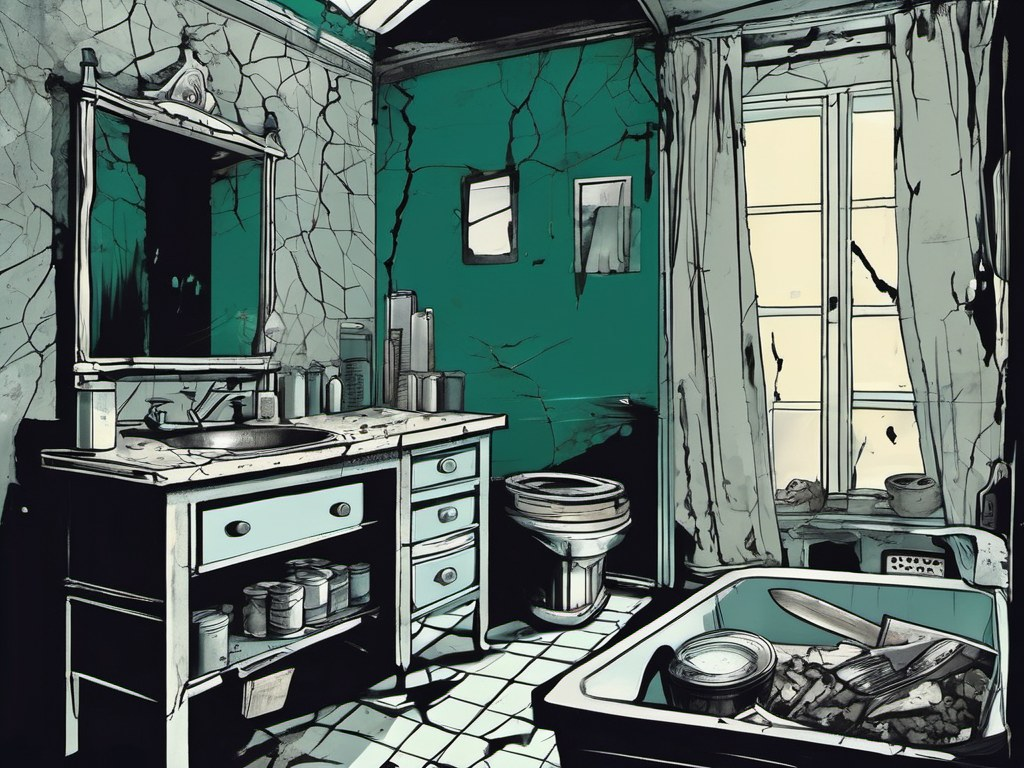
#> input picture assets/images/appartement.jpg, 1024 x 768 px; its folder holds 3 pictures in this run
$ python qa_images.py
#> lines starting #> are read from the running program, lines starting #| are printed output that depends on the picture
#!/usr/bin/env python3
"""
Contrôle qualité des illustrations : luminance, contraste, dominante rouge.

Usage : python tools/qa_images.py [--max-red 0.22] [--min-lum 25] [--max-lum 175]
Le script liste les images à régénérer (clés à passer ensuite à
tools/generate_images.py --force <cle>).
"""

from __future__ import annotations

import argparse
import sys
from pathlib import Path

from PIL import Image, ImageStat

ROOT = Path(__file__).resolve().parent.parent
IMAGES = ROOT / "assets" / "images"


def analyse(path: Path) -> dict:
    im = Image.open(path).convert("RGB")
#> im is the input picture: PIL image 1024x768 RGB; mean R, G, B 96.7, 112.3, 106.5
    small = im.resize((192, 144))
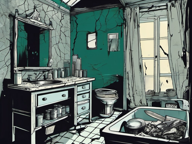
#> small: PIL image 192x144 RGB; mean R, G, B 96.7, 112.3, 106.5
    raw = small.tobytes()
    n = len(raw) // 3
#> n = 27648

    stat = ImageStat.Stat(im)
    lum = sum(stat.mean) / 3
#> lum = 105.2
    contrast = sum(stat.stddev) / 3
#> contrast = 75.74

    red = teal = 0
    for i in range(0, len(raw), 3):
        r, g, b = raw[i], raw[i + 1], raw[i + 2]
        if r > 110 and r > g + 40 and r > b + 40:
            red += 1
        elif g > 60 and b > 60 and g > r + 30 and b > r + 15:
            teal += 1
#> this loop made 27648 passes
#> (i, r, g, b) on passes 2 to 13: (3, 132, 152, 144), (6, 137, 157, 148), (9, 125, 145, 137), (12, 117, 135, 129), (15, 116, 133, 129), (18, 114, 130, 127), (21, 103, 118, 115), (24, 119, 134, 131), (27, 125, 140, 134), (30, 121, 134, 127), (33, 134, 146, 138), (36, 156, 169, 162)
#> (r, g, b) on passes 1, 246, 247, 248, 249, 250: (123, 142, 136), (53, 90, 83), (31, 94, 82), (25, 118, 103), (25, 129, 106), (26, 129, 104)
#> after the loop, red = 0; teal = 3933

    return {"size": im.size, "lum": lum, "contrast": contrast,
            "red": red / n, "teal": teal / n}


def main() -> None:
    ap = argparse.ArgumentParser()
    ap.add_argument("--max-red", type=float, default=0.22)
    ap.add_argument("--min-lum", type=float, default=25.0)
    ap.add_argument("--max-lum", type=float, default=175.0)
    ap.add_argument("--min-contrast", type=float, default=18.0)
    args = ap.parse_args()

    bad: list[str] = []
    print(f"{'image':22s} {'lum':>6s} {'contr':>6s} {'rouge':>6s} {'teal':>6s}  verdict")

    for path in sorted(IMAGES.glob("*.jpg")):
        if path.stem.startswith("probe_"):
            continue
        a = analyse(path)
#> a = {'size': (1024, 768), 'lum': 105.2, 'contrast': 75.74, 'red': 0, 'teal': 0.142}
        reasons = []
        if a["red"] > args.max_red:
            reasons.append("trop rouge")
        if a["lum"] < args.min_lum:
            reasons.append("trop sombre")
        if a["lum"] > args.max_lum:
            reasons.append("trop clair")
        if a["contrast"] < args.min_contrast:
            reasons.append("plat")

        verdict = ", ".join(reasons) or "ok"
        if reasons:
            bad.append(path.stem)
        print(f"{path.stem:22s} {a['lum']:6.1f} {a['contrast']:6.1f} "
              f"{a['red']*100:5.1f}% {a['teal']*100:5.1f}%  {verdict}")
#| appartement             105.2   75.7   0.0%  14.2%  ok
#> pass 2 of the loop in main, `for path in sorted(IMAGES.glob("*.jpg")):`:
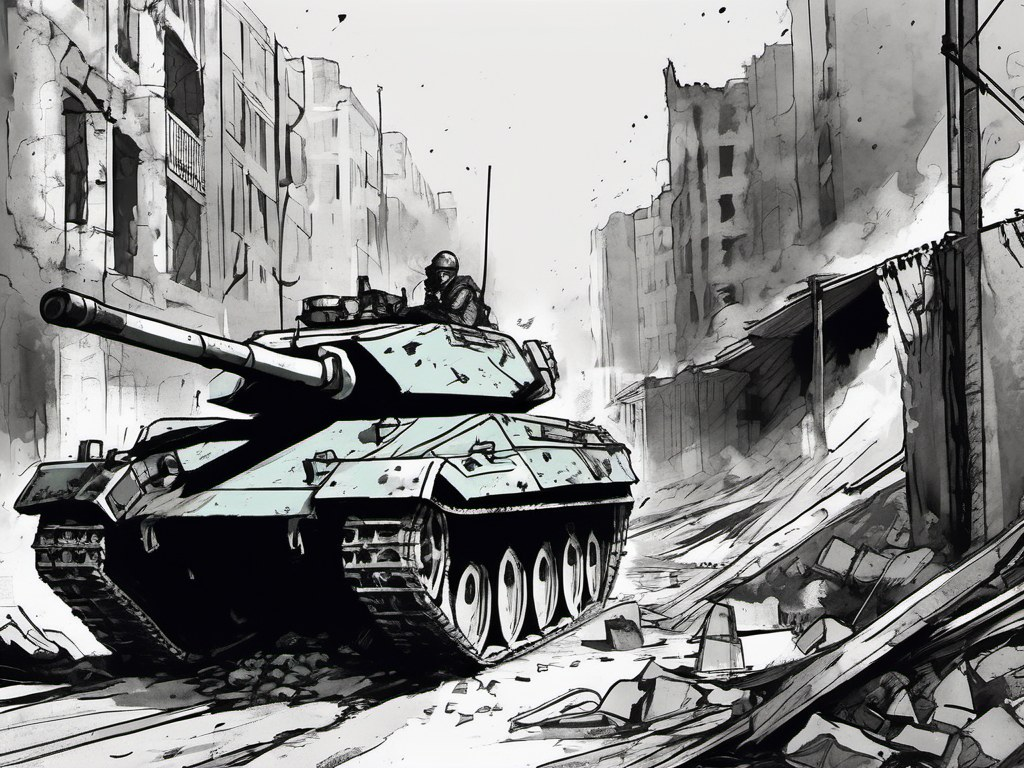
#> input picture assets/images/barricade.jpg, 1024 x 768 px
#> in analyse, im is the input picture: PIL image 1024x768 RGB; mean R, G, B 137.5, 137.6, 136.9
#> in analyse (call 2), `small = im.resize((192, 144))`:
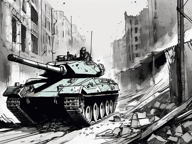
#> small: PIL image 192x144 RGB; mean R, G, B 137.5, 137.6, 136.9
#> lum = 137.3
#> contrast = 85.9
#> the loop in analyse (call 2), `for i in range(0, len(raw), 3):` made 27648 passes
#> (i, r, g, b) on passes 2 to 4: (3, 59, 59, 59), (6, 64, 63, 64), (9, 147, 145, 146)
#> after the loop in analyse (call 2), `for i in range(0, len(raw), 3):`: red = 0
#> a = {'size': (1024, 768), 'lum': 137.3, 'contrast': 85.9, 'red': 0, 'teal': 0}
#| barricade               137.3   85.9   0.0%   0.0%  ok
#> pass 3 of the loop in main, `for path in sorted(IMAGES.glob("*.jpg")):`:
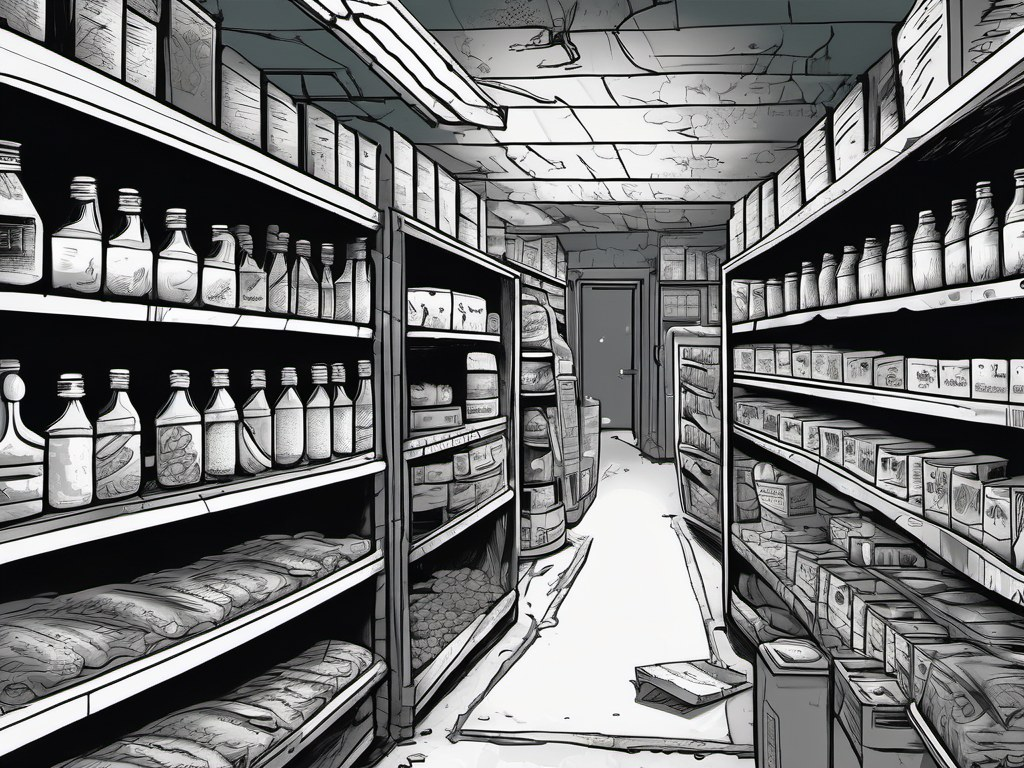
#> input picture assets/images/boutique.jpg, 1024 x 768 px
#> in analyse, im is the input picture: PIL image 1024x768 RGB; mean R, G, B 118.9, 119.3, 119.5
#> in analyse (call 3), `small = im.resize((192, 144))`:
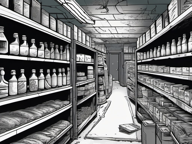
#> small: PIL image 192x144 RGB; mean R, G, B 118.9, 119.3, 119.5
#> lum = 119.2
#> contrast = 86.34
#> the loop in analyse (call 3), `for i in range(0, len(raw), 3):` made 27648 passes
#> (i, r, g, b) on passes 2 to 4: (3, 125, 125, 125), (6, 129, 129, 129), (9, 138, 139, 140)
#| boutique                119.2   86.3   0.0%   0.0%  ok

    print()
    if bad:
        print("à régénérer :")
        print("  python tools/generate_images.py --force " + " ".join(bad))
        sys.exit(1)
    print("toutes les images sont conformes")


if __name__ == "__main__":
    main()
